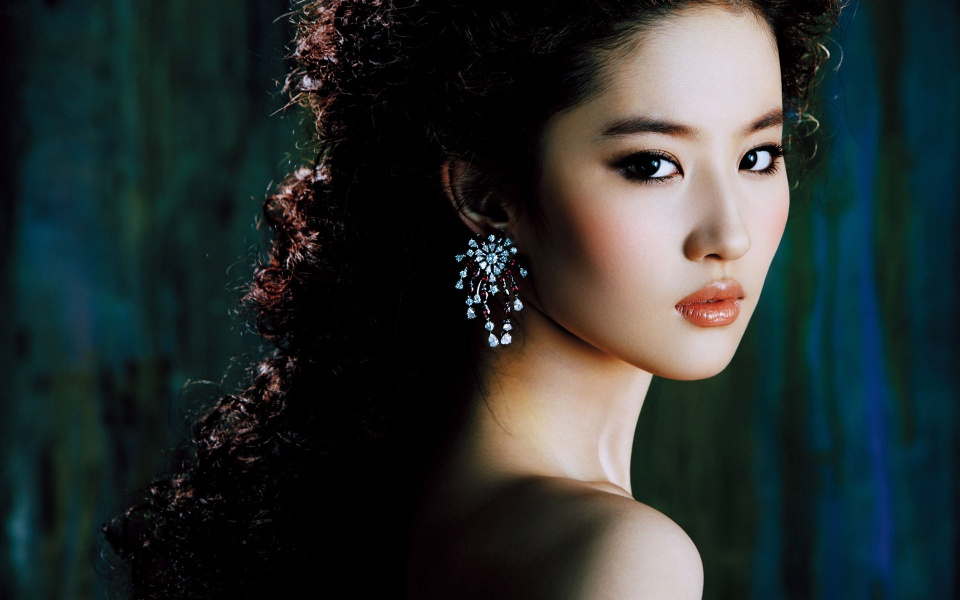
#> input picture df1.jpg, 960 x 600 px
$ python face_detect.py
#> lines starting #> are read from the running program, lines starting #| are printed output that depends on the picture; after the words box and inside, x2 and y2 are one past the last pixel; in counts of white or black regions, pixels touching at a corner belong together
import cv2
import numpy as n
camera = cv2.imread('df1.jpg')
#> camera is the input picture: shape (600, 960, 3); mean B, G, R 47.2, 47.8, 40.8
face_class = cv2.CascadeClassifier('haarcascade_frontalface_default.xml')
eye_class = cv2.CascadeClassifier('haarcascade_eye.xml')
smile_class = cv2.CascadeClassifier('haarcascade_smile.xml')
gray = cv2.cvtColor(camera,cv2.COLOR_BGR2GRAY)
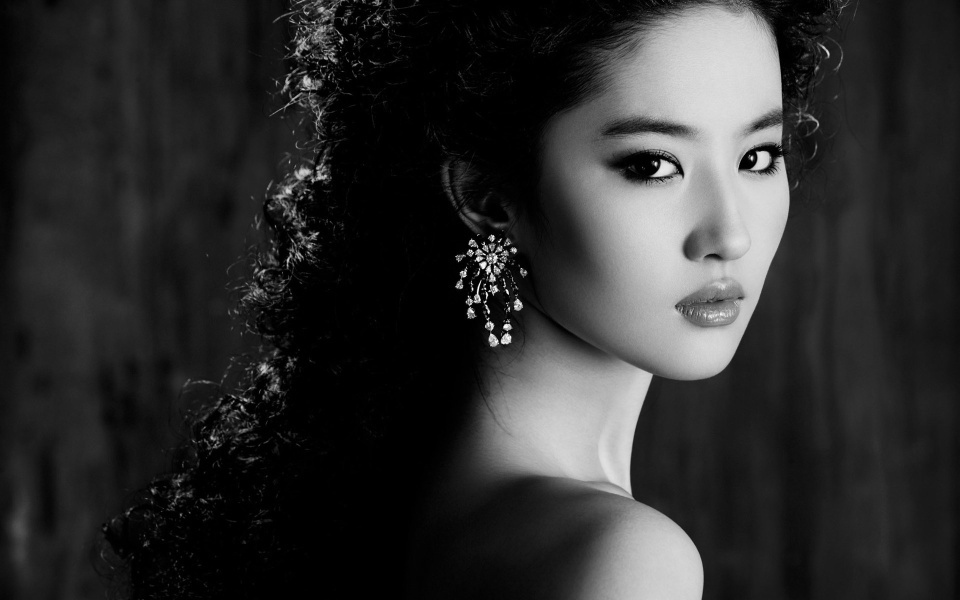
#> gray: shape (600, 960); min 0, max 251, mean 45.6
faces = face_class.detectMultiScale(gray,1.3,10)
#> faces = [[566, 60, 286, 286]]

for(x,y,w,h) in faces:

    rect = cv2.rectangle(camera,(x,y),(x+w,y+h),(255,0,0),3)
    eyes=eye_class.detectMultiScale(gray,1.3,20)
    for(ex,ey,ew,eh) in eyes:
        centerx, centery = int((ex + ex + ew) / 2), int((ey + ey + eh) / 2)
        radius = int(eh / 2)
        rect = cv2.circle(camera,(centerx,centery),radius,(0,0,255),2)
    smiles = smile_class.detectMultiScale(gray, 1.3, 40)
    for(sx,sy,sw,sh) in smiles:
        rect = cv2.rectangle(camera, (sx, sy), (sx + sw, sy + sh), (0, 255, 0), 1)
#> this loop made 1 pass
#> (x, y, w, h, eyes) on pass 1: (566, 60, 286, 286, [[734, 132, 54, 54], [612, 125, 79, 79]])
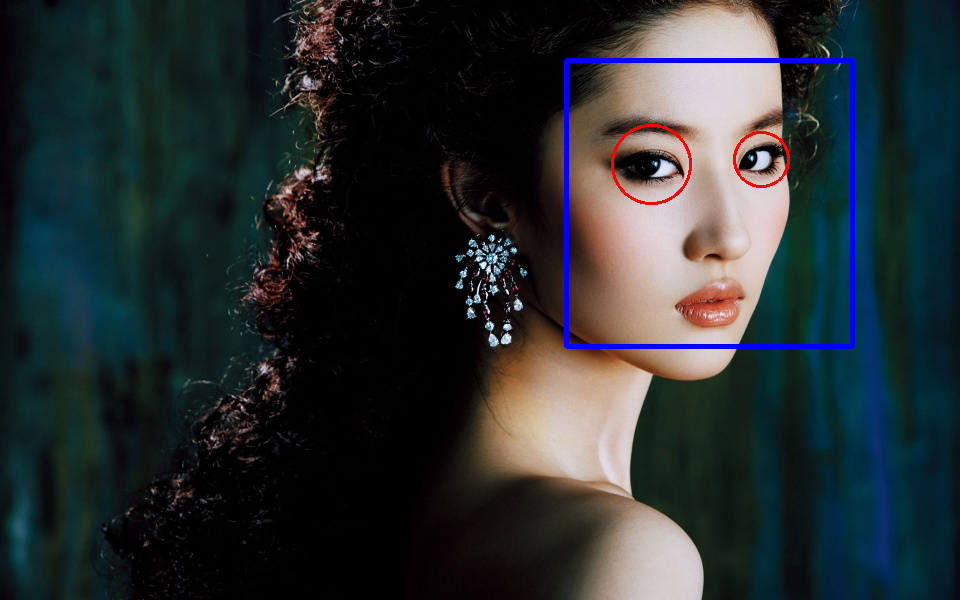
#> camera: shape (600, 960, 3); 1.21% of pixels changed, all inside (x1, y1, x2, y2) = (564, 58, 855, 349)

rect=cv2.putText(rect,"Will you marry me ?",(50 ,50),cv2.FONT_HERSHEY_COMPLEX,1,(147,20,255),1)
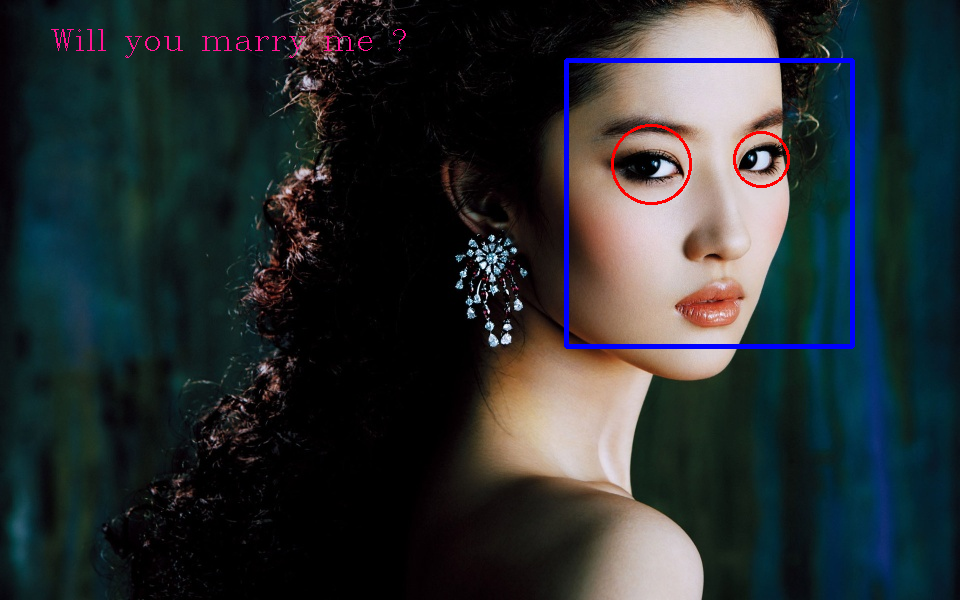
#> rect: shape (600, 960, 3); mean B, G, R 48.8, 46.7, 40.7
cv2.imshow('Face',rect)
cv2.waitKey(0)
cv2.destroyAllWindows()
